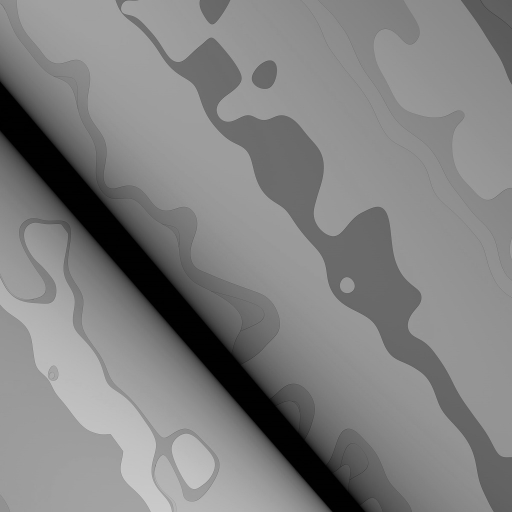
#> input picture Multigrid (anisotropic)/Bredies Code/abstract_pattern.jpg, 1024 x 1024 px (shown at 1/2 size)
$ python tv_multigrid_test_max.py
#> lines starting #> are read from the running program, lines starting #| are printed output that depends on the picture
from numpy import *
from matplotlib.pyplot import *
from scipy.sparse.linalg import eigs
# import ipdb as pdb
from PIL import Image as Img
from mpl_toolkits.mplot3d import Axes3D

def grad(u):
    shp = [2] + list(u.shape)
    grad_u = zeros(shp)
    grad_u[0,:-1,:] = u[1:,:] - u[:-1,:]
    grad_u[1,:,:-1] = u[:,1:] - u[:,:-1]
    return grad_u

def grad_ad(v):
    shp = v.shape[1:]
    grad_ad_v = zeros(shp)
    grad_ad_v[1:,:] = v[0,:-1,:]
    grad_ad_v[:-1,:] -= v[0,:-1,:]
    grad_ad_v[:,1:] += v[1,:,:-1]
    grad_ad_v[:,:-1] -= v[1,:,:-1]
    return grad_ad_v

# [4 lines left out: function proj, not called in this run]

def downsample0(u):
    u = pad(u, list(zip((0,0), array(u.shape) & 1)), 'edge')
    v = 0.25*(u[::2,::2] + u[1::2,::2] + u[::2,1::2] + u[1::2,1::2])
    return v

def downsample0_ad(v, shp):
    u = zeros(2*array(v.shape))
    u[::2,::2] = v
    u[1::2,::2] = v
    u[::2,1::2] = v
    u[1::2,1::2] = v
    if shp[0] & 1:
        u = u[:-1,:]
        u[-1,:] *= 2
    if shp[1] & 1:
        u = u[:,:-1]
        u[:,-1] *= 2
    return 0.25*u

# [37 lines left out: functions downsample1, downsample1_ad, not called in this run]


def proj_constraints(u):
    length = len(u)
    weights = [None]*(length-1)
    v = [None]*(length-1)
    for i in range(length-1):
        Sstar = downsample0_ad(ones(u[i+1].shape), u[i].shape)
        if i > 0:
            Sstar *= (1 - 1/weights[i-1])
        weights[i] = 1 + downsample0(Sstar)
        v[i] = downsample0(u[i]) - u[i+1]
        if i > 0:
            v[i] += downsample0(v[i-1])
        v[i] /= weights[i]

    for i in range(length-3,-1,-1):
        v[i] += downsample0_ad(v[i+1], v[i].shape)/weights[i]

    u_ = [None]*length
    for i in range(length):
        u_[i] = u[i].copy()
        if i > 0:
            u_[i] += v[i-1]
        if i < length-1:
            u_[i] -= downsample0_ad(v[i], u[i].shape)

    return u_

# [28 lines left out: function proj_constraints_, not called in this run]

def prox_val_l2(u, step, params):
    (f, beta) = params
    g = sum((u-f)**2)*beta/2
    prox_val = g/(1 + beta*step)**2
    return prox_val

def prox_deriv_l2(u, step, params):
     (f, beta) = params
     g = sum((u-f)**2)*beta/2
     deriv = -2*beta*g/(1 + beta*step)**3
     #return deriv
     return (deriv, deriv) if step > 0 else (-Inf, deriv)

def prox_op_l2(u, step, params):
    (f, beta) = params
    prox = (u + beta*step*f)/(1 + beta*step)
    return prox

def prox_max_step_l2(u, params):
    return Inf

def prox_val_l1(p, step, alpha):
    return alpha*sum(maximum(0.0, abs(p) - alpha*step))

def prox_deriv_l1(p, step, alpha):
    m0 = -alpha**2*maximum(1.0, sum(abs(p) >= step*alpha))
    m1 = -alpha**2*sum(abs(p) > step*alpha)
    return (m0, m1) if step > 0 else (-Inf, m1)

def prox_op_l1(p, step, alpha):
    p_ = sign(p)*maximum(0.0, abs(p) - alpha*step)
    return p_

def prox_max_step_l1(p, alpha):
    return abs(p).max()/alpha

def prox_max(u, step, prox_op, prox_val, prox_deriv, prox_max_step, params):
    if step == 0:
        return [v.copy() for v in u]

    length = len(u)
    cur_step = zeros((length,))
    max_step = array([prox_max_step(u[i], params[i]) for i in range(length)])
    if step >= sum(max_step):
        return [prox_op(u[i], max_step[i], params[i]) for i in range(length)]
    step_val = array([prox_val(u[i], step, params[i]) for i in range(length)])
    step_left = step
    for i in step_val.argsort()[::-1]:
        cur_step[i] = minimum(step_left, max_step[i])
        step_left -= cur_step[i]
    cur_c = step_val[cur_step > 0].min()
    while True:
        step_val = array([prox_val(u[i], cur_step[i], params[i]) for i in range(length)])
        #print(f"cur_c={cur_c}")
        print(f"cur_step={cur_step}")
        print(f"step_val={step_val}")
        cur_deriv = [prox_deriv(u[i], cur_step[i], params[i]) for i in range(length)]
        #print(f"cur_deriv={cur_deriv}")
        mask = step_val <= cur_c
        while True:
            deriv_select = [d[0] if mask[i] else d[1] for (i,d) in enumerate(cur_deriv)]
            cur_reci = 1.0/array(deriv_select)
            cur_c = sum(cur_reci*step_val)/sum(cur_reci)
            old_mask = mask
            mask = step_val <= cur_c
            if (mask == old_mask).all():
                break
        update = cur_reci*(cur_c - step_val)
        error=sum(abs(update))/(length*step)
        print(f"error={error}")
        if error < 1e-10: # stopping criterion
            break
        new_step = cur_step + update
        negative = new_step < 0
        step_length = ones_like(cur_step)
        step_length[negative] = cur_step[negative]/(cur_step[negative] - new_step[negative])
        step_length_min = step_length.min()
        cur_step = step_length*new_step + (1-step_length)*cur_step
        if step_length_min < 1.0:
            cur_step[step_length == step_length_min] = 0

    v = [prox_op(u[i], cur_step[i], params[i]) for i in range(length)]
    return v


# [41 lines left out: functions proj_epi_l2, proj_epi_l1, not called in this run]


def print_iterate(u, v, p, f, alpha, beta):
    length = len(u)
    g = empty((length,))
    h = empty((length,))
    vnorm = empty((length,))
    pnorm = empty((length,))
    for i in range(length):
        g[i] = 0.5*sum((u[i] - f[i])**2)*beta[i]
        h[i] = alpha[i]*sum(abs(grad(u[i])))
        vnorm[i] = sqrt(sum(v[i]**2))
        pnorm[i] = sqrt(sum(p[i]**2))
    values.append(g[0]+h[0])

    proj = empty((length-1,))
    for i in range(length-1):
        proj[i] = sqrt(sum((downsample0(u[i]) - u[i+1])**2))

    print(f"functional value={g+h}")
    print(f"g={g}, h={h}")
#    print(f"projection error={proj}")
    print(f"v_norm={vnorm}")
    print(f"p_norm={pnorm}")
#    print(f"alpha0={alpha0}, alpha={alpha}")

def tv_multigrid_prox_step(u, v, p, f, alpha, beta, step):
    length = len(u)
    (sigma_step, tau_step) = step

    u_ = proj_constraints(u)

    v_ = [v[i]/tau_step for i in range(length)]
    params_l2 = [(f[i], beta[i]) for i in range(length)]
    v_prox = prox_max(v_, 1/tau_step, prox_op_l2, prox_val_l2, prox_deriv_l2, prox_max_step_l2, params_l2)
    v_ = [v[i] - tau_step*v_prox[i] for i in range(length)]

    p_ = [p[i]/tau_step for i in range(length)]
    p_prox = prox_max(p_, 1/tau_step, prox_op_l1, prox_val_l1, prox_deriv_l1, prox_max_step_l1, alpha)
    p_ = [p[i] - tau_step*p_prox[i] for i in range(length)]

    return (u_, v_, p_)


def tv_multigrid_step(u, v, p, d_u, f, alpha, beta, step):
    length = len(u)
    (sigma_step, tau_step) = step

    #pdb.set_trace()
    (u_, v_, p_) = tv_multigrid_prox_step(u, v, p, f, alpha, beta, step)
    print_iterate(u_, v_, p_, f, alpha, beta)

    b_u = [None]*length
    for i in range(length):
        b_u[i] = (2*u_[i] - u[i]) - sigma_step*(2*v_[i] - v[i] + grad_ad(2*p_[i] - p[i]))

    lambda_step0 = 1 + sigma_step*tau_step*9
    d_u_ = [None]*length
    for i in range(length):
        d_u_[i] = d_u[i] + (b_u[i] - (1 + sigma_step*tau_step)*d_u[i] \
                            - sigma_step*tau_step*grad_ad(grad(d_u[i])))/lambda_step0

    u_new = [None]*length
    v_new = [None]*length
    p_new = [None]*length
    for i in range(length):
        u_new[i] = u[i] - u_[i] + d_u_[i]
        v_new[i] = v_[i] + tau_step*d_u_[i]
        p_new[i] = p_[i] + tau_step*grad(d_u_[i])
    d_new = d_u_

    return (u_new, v_new, p_new, d_new, u_)


# [21 lines left out: functions tv_primal_dual_step, primal_dual_test, not called in this run]


def prepare_data(f0, alpha0, max_depth=0):
    u = []
    v = []
    p = []
    f = []
    alpha = []
    beta = []
    t = []
    tau = []
    d_u = []

    f_cur = f0
    alpha_cur = alpha0
    beta_cur = 1.0
    depth = 1
    while True:
        f.append(f_cur)
        u.append(f_cur.copy())
        v.append(zeros_like(f_cur))
        p.append(zeros([2] + list(f_cur.shape)))
        d_u.append(f_cur.copy())

        alpha.append(alpha_cur)
        beta.append(beta_cur)

        if max(f_cur.shape) == 1 or depth == max_depth:
            break

        f_cur = downsample0(f_cur)
        alpha_cur *= 2
        beta_cur *= 4

        depth += 1

    d = d_u

    step = (2, 1/2)

    alpha = array(alpha)
    beta = array(beta)

    return (u, v, p, d, f, alpha, beta, step)


def tv_initial_guess(f, alpha, beta, step):
    length = len(f)
    (sigma_step, tau_step) = step

    u = [None]*length
    v = [None]*length
    p = [None]*length
    d_u = [None]*length
    for i in range(length):
        u[i] = f[i].copy()
        v[i] = zeros_like(u[i]) # u[i].copy()
        v[i] = u[i].copy()
        p[i] = grad(u[i])
        pabs = hypot(p[i][0,...], p[i][1,...])
        pabs[pabs == 0] = 1
        p[i] *= alpha[i]/pabs
        #p[i] = zeros_like(grad(u[i]))
        d_u[i] = u[i].copy()
    d = d_u

    #print_iterate(u, v, p, f, alpha, beta)
    #return (u, v, p, d)

    u_proj = proj_constraints(u)
    u_ = [u_proj[i] - u[i] for i in range(length)]
    v_ = [beta[i]*tau_step*(v[i] - f[i]) for i in range(length)]
    p_ = [zeros_like(p[i]) for i in range(length)]

    return (u_, v_, p_, d)


# [16 lines left out: function visualize, not called in this run]


#u_true = imread('taj_mahal.png')[:,:,0] #[::8,::8]
# u_true = imread('abstract_pattern.jpg')

def import_image(name, biggest_size, normalize=True, maxval=255, stretch=False):
#> called with name = 'abstract_pattern.jpg', biggest_size = 9, normalize = True, maxval = 255, stretch = False
    image = Img.open(name) # Image provides its own class/object. "image" is now 600 x 601
#> image is the input picture: PIL image 1024x1024 RGB; min 0, max 210, mean 129.1
    image = image.convert('F') # convert to greyscale ('F) indicates 32-bit float pixels
#> image: PIL image 1024x1024 F
    if 2**biggest_size > np.shape(np.asarray(image))[0]: raise Exception('The biggest grid should be smaller or equal than the image')
    image = np.asarray(image.resize((2**biggest_size,2**biggest_size)))
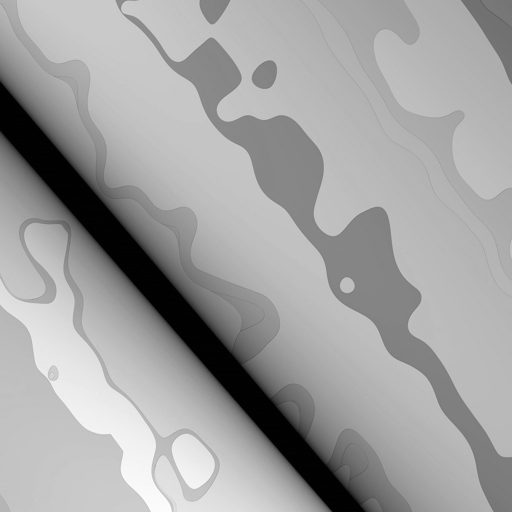
#> image: shape (512, 512) float32; min -1.07, max 203.8, mean 129.1; drawn with min black and max white
    if normalize == True:
        image = image/maxval
    if stretch == True:
        a, b = np.min(image), np.max(image)
        image = 1/(b-a) * (image - a)
    return image

u_true = import_image('abstract_pattern.jpg', 9)
fig = figure(dpi=300)
imshow(u_true, cmap='gray', vmin=0, vmax=1)
title('original image')
show()

fig = figure(dpi=200)
imshow(u_true[100:300,200:400], cmap='gray', vmin=0, vmax=1)
title('detail original image')
show()
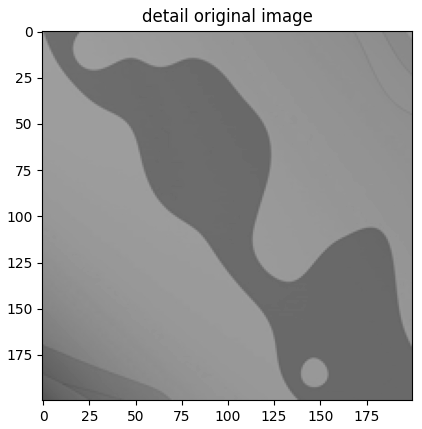
#> figure drawn by matplotlib, 1 panel

random.seed(42)
f0 = u_true + random.randn(*u_true.shape)*0.2

# [13 lines left out: function aux_plot_3d, not called in this run]

mat = f0[100:300,200:400].copy()
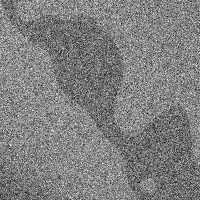
#> mat: shape (200, 200) float64; min -0.305, max 1.35, mean 0.528; drawn with min black and max white
fig = figure(dpi=200)
ax = fig.add_subplot(111, projection='3d')
x, y = np.meshgrid(range(mat.shape[0]), range(mat.shape[1]))
ax.plot_surface(x, y, mat, cmap='rainbow')
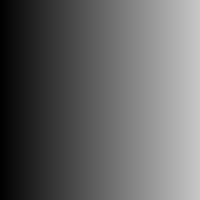
#> x: shape (200, 200) int64; min 0, max 199, mean 99.5
ax.set_xlabel('X')
ax.set_ylabel('Y')
ax.set_zlabel('Z ')
title('noisy image')
show()
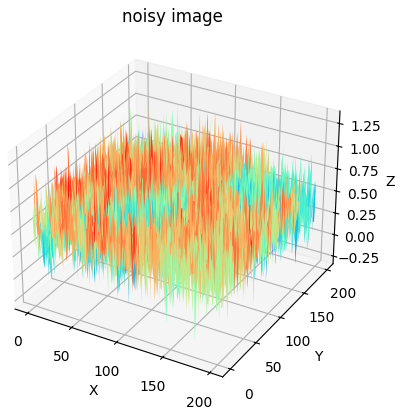
#> figure drawn by matplotlib, 1 panel

alpha0 = 0.2
iter = 20
min_value = 5827.009715479517 # lena
min_value = 5401.008453591635 # abstract_pattern

ion()
figure(0)
#plots = visualize([f0], None)

depths = [1, 0]
for (i, depth) in enumerate(depths):
    (u, v, p, d, f, alpha, beta, step) = prepare_data(f0, alpha0, max_depth=depth)
    (u, v, p, d) = tv_initial_guess(f, alpha, beta, step)

    figure(i+1)
    plots=None
    values = []
    for i in range(iter):
        print(f"iteration {i}")
        (u, v, p, d, u_) = tv_multigrid_step(u, v, p, d, f, alpha, beta, step)

        if i % 10 == 0 or i == iter-1:
            title(f"iteration={i}")
            # [4 lines of commented-out code are left out]
    imshow(u_[0][100:300,200:400], cmap='gray', vmin=0, vmax=1)
    show()
    fig = figure(dpi=200)
    ax = fig.add_subplot(111, projection='3d')
    toplot3d = u_[0][100:300,200:400]
    x, y = np.meshgrid(range(toplot3d.shape[0]), range(toplot3d.shape[1]))
    ax.plot_surface(x, y, toplot3d, cmap='rainbow')
    ax.set_zlim(0.35,0.7)
    ax.set_xlabel('X')
    ax.set_ylabel('Y')
    ax.set_zlabel('Z ')
    title('20 iterations, multigrid')
    show()
    figure(100)
    semilogy((array(values) - min_value)/prod(u_[0].shape))
#> this loop made 2 passes
#> alpha on pass 1: [0.2]
#> (printed output is left out)
#> pass 1, in prox_op_l2 (call 4), `prox = (u + beta*step*f)/(1 + beta*step)`:
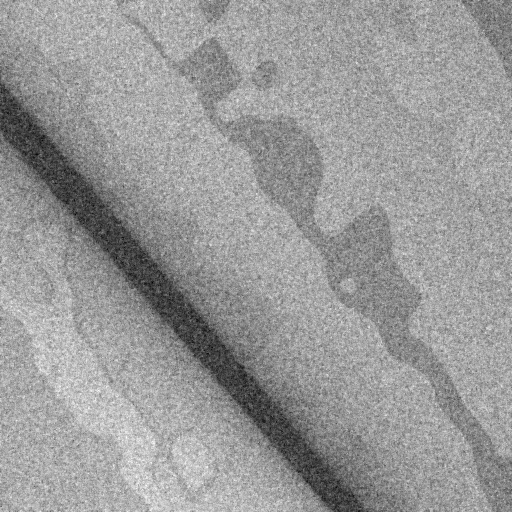
#> prox: shape (512, 512) float64; min -0.339, max 0.962, mean 0.445; drawn with min black and max white
#> pass 2, `show()`:
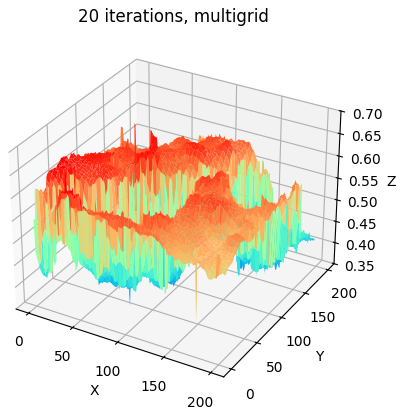
#> figure drawn by matplotlib, 1 panel
show()
#> figure, not shown here; curve peaks at x = 0, y = 0.141

$ run again, with Multigrid (anisotropic)/Bredies Code/3D_shapes.jpg copied over Multigrid (anisotropic)/Bredies Code/abstract_pattern.jpg
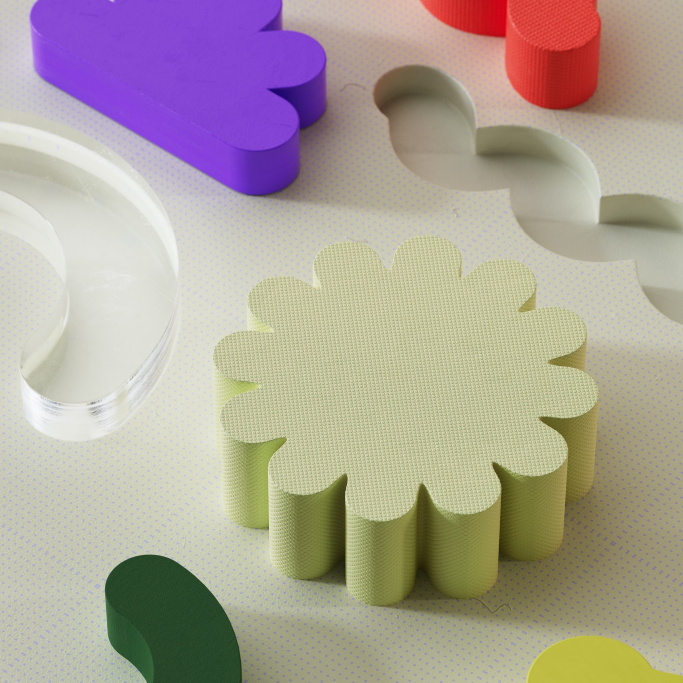
#> input picture Multigrid (anisotropic)/Bredies Code/3D_shapes.jpg, 2048 x 2048 px (shown at 1/3 size)
#> in import_image, image is the input picture: PIL image 2048x2048 RGB; mean R, G, B 173.9, 163.3, 152.5
#> the loop `for (i, depth) in enumerate(depths):` made 2 passes
#> alpha on pass 1: [0.2]
#> (printed output is left out)
#> pass 1, in prox_op_l2 (call 4), `prox = (u + beta*step*f)/(1 + beta*step)`:
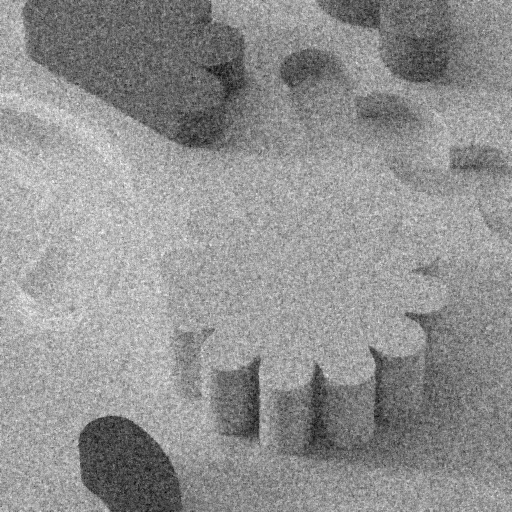
#> prox: shape (512, 512) float64; min -0.147, max 1.11, mean 0.569; drawn with min black and max white
#> pass 2, `show()`:
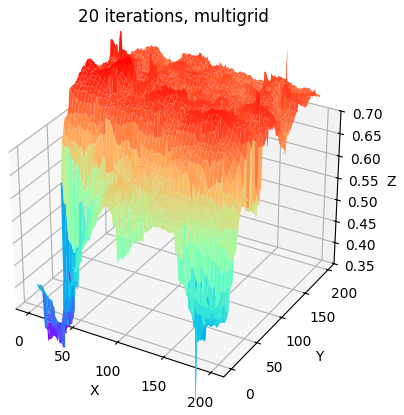
#> figure drawn by matplotlib, 1 panel
